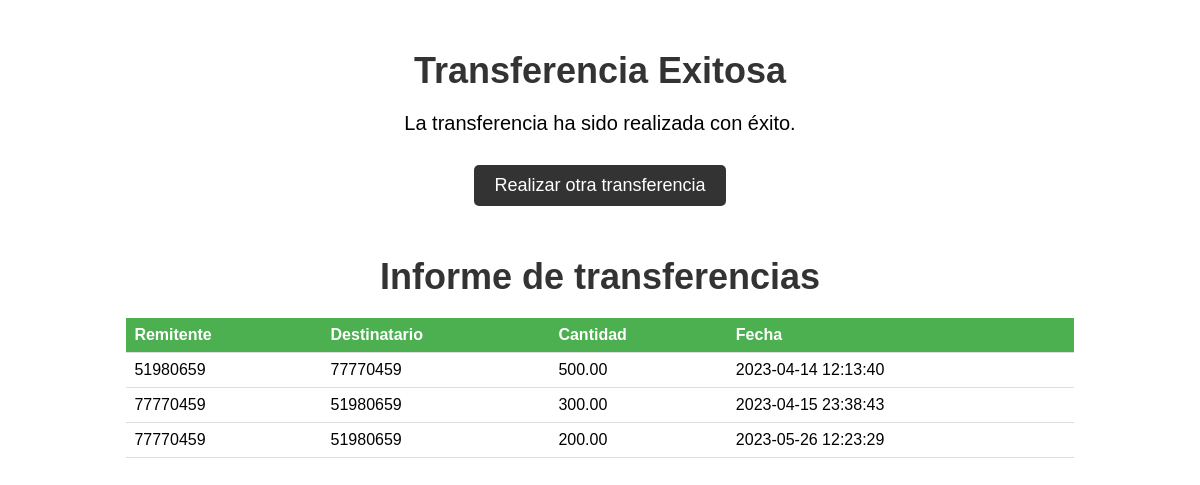
The page /vistas/datos/transferenciaExitosa.php on the database its author committed.
### tables this page shows
CREATE TABLE `transferencias` (
  `id` int(11) NOT NULL,
  `remitente_id` int(15) NOT NULL,
  `destinatario_id` int(15) NOT NULL,
  `cantidad` decimal(10,2) NOT NULL DEFAULT '0.00',
  `fecha` timestamp NOT NULL DEFAULT CURRENT_TIMESTAMP
);

### vistas/datos/transferenciaExitosa.php (the view, shortened to what this page needs)
<?php
$servername = "localhost";
$username = "root";
$password = "";
$dbname = "bancavirtual";
$conn = new mysqli($servername, $username, $password, $dbname);
$sql = "SELECT remitente_id, destinatario_id, cantidad, fecha FROM transferencias";
$result = $conn->query($sql);
?>
<!DOCTYPE html>
<html>
<head>
    <link rel="stylesheet"  href="../css/estadotransferencia.css">
</head>
<body>
<div class="container">
    <h1>Transferencia Exitosa</h1>
    <p>La transferencia ha sido realizada con éxito.</p>
    <a href="transferencia.php">Realizar otra transferencia</a>
</div>
	<div class="container">
		<h1>Informe de transferencias</h1>
		<table>
			<thead>
				<tr>
					<th>Remitente</th>
					<th>Destinatario</th>
					<th>Cantidad</th>
					<th>Fecha</th>
				</tr>
			</thead>
			<tbody>
				<tbody>
					<?php
					if ($result->num_rows > 0) {
						while($row = $result->fetch_assoc()) {
							echo "<tr><td>" . $row["remitente_id"] . "</td><td>" . $row["destinatario_id"] . "</td><td>" . $row["cantidad"] . "</td><td>" . $row["fecha"] . "</td></tr>";
						}
					} else {
						echo "<tr><td colspan='4'>No hay datos disponibles</td></tr>";
					}
					?>
				</tbody>
			</tbody>
		</table>
	</div>
</body>
</html>

### vistas/css/estadotransferencia.css (style rules this page uses)
.container { width: 80%; margin: 0 auto; font-family: Arial, sans-serif; text-align: center; }
h1 { font-size: 36px; color: #333; margin-bottom: 30px; }
p { font-size: 20px; margin-bottom: 30px; }
a { display: inline-block; padding: 10px 20px; background-color: #333; color: #fff; text-decoration: none; font-size: 18px; border-radius: 5px; transition: background-color 0.3s ease-in-out; }

### vistas/datos/transferenciaExitosa.php (style rules this page uses)
table { border-collapse: collapse; width: 100%; margin-top: 20px; }
th, td { text-align: left; padding: 8px; border-bottom: 1px solid #ddd; }
th { background-color: #4CAF50; color: white; }
h1 { margin-top: 50px; margin-bottom: 20px; text-align: center; }

### rows shown on the page
transferencias: remitente "51980659", destinatario "77770459", cantidad "500.00", fecha "2023-04-14 12:13:40"
transferencias: remitente "77770459", destinatario "51980659", cantidad "300.00", fecha "2023-04-15 23:38:43"
transferencias: remitente "77770459", destinatario "51980659", cantidad "200.00", fecha "2023-05-26 12:23:29"
